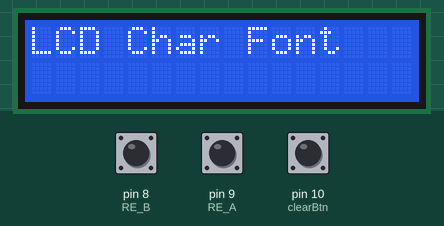
This sketch was run on a simulated Arduino Uno, built with avr-gcc and run on an emulated ATmega328P. On the bench: 16×2 character LCD. The test bench sets the inputs (shaded band); at power-on: pin 8 (RE_B) HIGH, pin 9 (RE_A) HIGH, pin 10 (clearBtn) HIGH.

Above: at 0.1 s.
At 2.2 s:
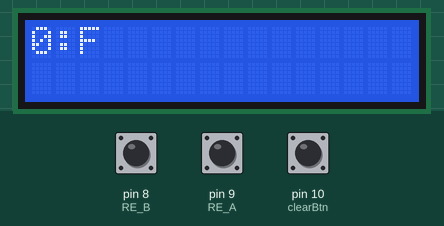
2.3 s: pin 8 (RE_B) pulled LOW for 0.15 s
At 2.38 s:
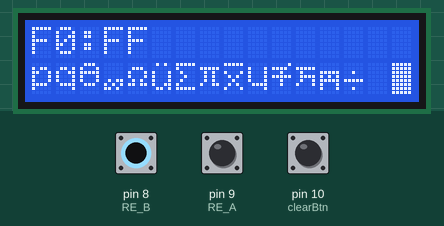
3.9 s: pin 8 (RE_B) pulled LOW for 3.2 s
Timing chart, 0 to 6.9 s (numbered marks = the images above; inputs shaded):
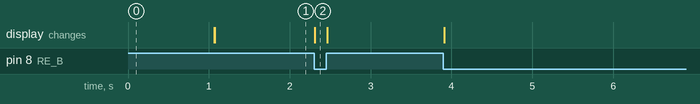

The sketch:

LCD_FontTest.ino
```cpp
/*
   LCD RS pin to digital pin 12
   LCD Enable pin to digital pin 11
   LCD D4 pin to digital pin 5
   LCD D5 pin to digital pin 4
   LCD D6 pin to digital pin 3
   LCD D7 pin to digital pin 2
   LCD R/W pin to ground
   LCD VSS pin to ground
   LCD VCC pin to 5V
   10K resistor:
   ends to +5V and ground
   wiper to LCD VO pin (pin 3)

   RotaryEncoder A 9
   RotaryEncoder B 8
   RotaryEncoder C GND

   TactSW 10
*/

// include the library code:
#include <LiquidCrystal.h>

// initialize the library with the numbers of the interface pins
LiquidCrystal lcd(12, 11, 5, 4, 3, 2);

const int clearBtn = 10;
const int RE_A = 9;
const int RE_B = 8;

uint8_t charCode = 0x00;

// Rotary Encoderの読み取り akizuki/Alps
int readRE()
{
  static uint8_t index;
  int retVal = 0;
  index = (index << 2) | (digitalRead(RE_B) << 1) | (digitalRead(RE_A));
  index &= 0b1111;
  switch (index) {
  // 時計回り
  case 0b0111:  // 01 -> 11
    retVal = 1;
    break;
  // 反時計回り
  case 0b1101:  // 11 -> 01
    retVal = -1;
    break;
  }
  delay(1);  // (とりあえず)チャタリング防止
  return retVal;
}

void setup() {
  pinMode(clearBtn, INPUT_PULLUP);
  pinMode(RE_A, INPUT_PULLUP);
  pinMode(RE_B, INPUT_PULLUP);

  // set up the LCD's number of columns and rows:
  lcd.begin(16, 2);
  // Print a message to the LCD.
  lcd.print("LCD Char Font");

  delay(1000);
  lcd.clear();
}

void loop() {
  if (digitalRead(clearBtn) == 0) {
    charCode = 0;
  }
  charCode += readRE() * 16;

  lcd.home();
  lcd.print(charCode, HEX);
  lcd.print(":");
  lcd.print(charCode + 15, HEX);
  lcd.print("      ");

  lcd.setCursor(0, 1);
  for (int i = 0; i < 16; i++) {
    lcd.write(charCode + i);
  }
}
```

Measured:
- after the input at 2.3 s, the display: changes at once (image 2)
